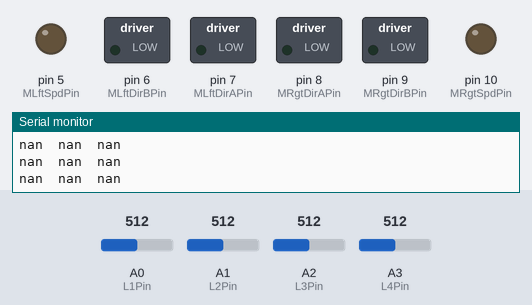
The sketch below on a simulated Arduino Uno, built with avr-gcc and run on an emulated ATmega328P. Parts: switched loads named in the sketch (green lamp = pin HIGH), output pins drawn as LEDs (lit = HIGH), the last lines printed to the serial monitor. The test bench sets the inputs (shaded band); at power-on: A0 (L1Pin) = 512, A2 (L3Pin) = 512, A1 (L2Pin) = 512, A3 (L4Pin) = 512.

Above: at 7.2 s.
7.3 s: A0 (L1Pin) set to 527
At 8.5 s:
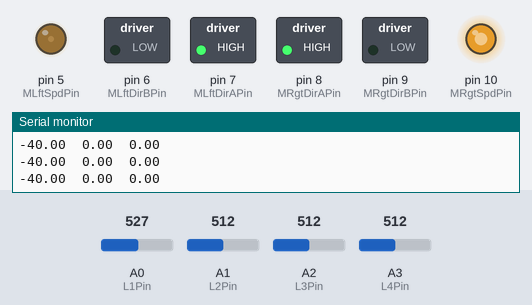
8.8 s: A2 (L3Pin) set to 716
At 9.3 s:
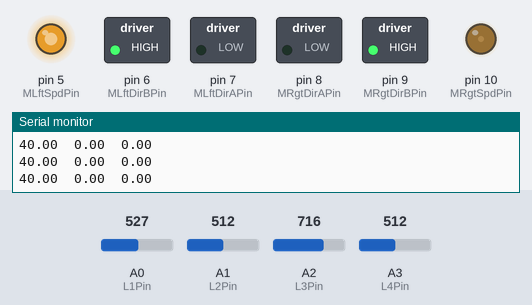
10.3 s: A2 (L3Pin) set to 306
At 10.6 s:
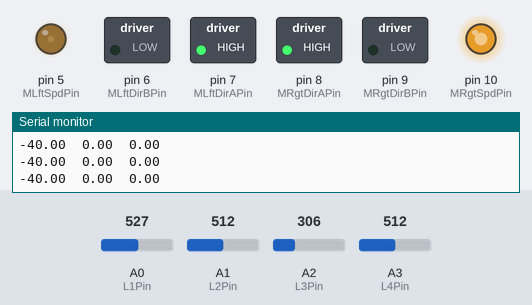
11.8 s: A1 (L2Pin) set to 306
At 13.0 s:
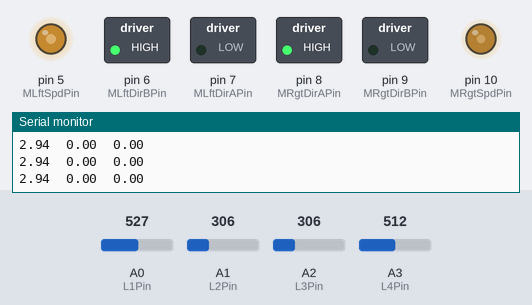
13.3 s: A1 (L2Pin) set to 302
At 14.3 s:
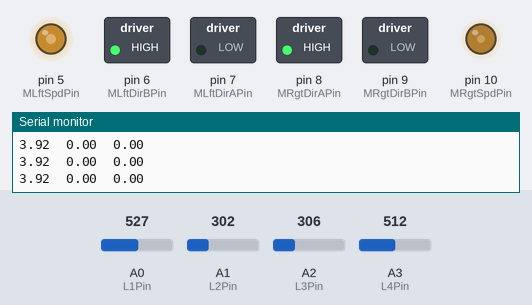
Timing chart, 0 to 15.8 s (numbered marks = the images above; inputs shaded):
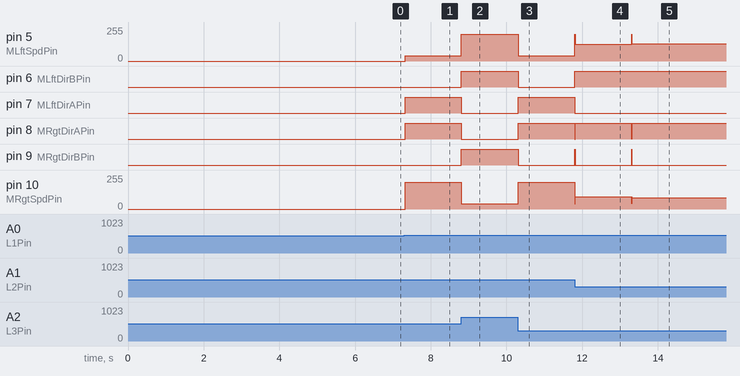

Measured:
- the behaviour switches between 512 and 513 on A0 (L1Pin) (found by bisection; images 0 and 1)
- after the input at 7.3 s, pin 5 (MLftSpdPin): 0/255 → 38/255 at once; pin 7 (MLftDirAPin), pin 8 (MRgtDirAPin): LOW → HIGH at once; pin 10 (MRgtSpdPin): 0/255 → 200/255 at once
- after the input at 8.8 s, pin 5 (MLftSpdPin): 38/255 → 200/255 at once; pin 6 (MLftDirBPin), pin 9 (MRgtDirBPin): LOW → HIGH at once; pin 7 (MLftDirAPin), pin 8 (MRgtDirAPin): HIGH → LOW at once; pin 10 (MRgtSpdPin): 200/255 → 38/255 at once
- after the input at 10.3 s, pin 5 (MLftSpdPin): 200/255 → 38/255 at once; pin 6 (MLftDirBPin), pin 9 (MRgtDirBPin): HIGH → LOW at once; pin 7 (MLftDirAPin), pin 8 (MRgtDirAPin): LOW → HIGH at once; pin 10 (MRgtSpdPin): 38/255 → 200/255 at once
- after the input at 11.8 s, pin 5 (MLftSpdPin): 38/255 → 126/255 at once; pin 6 (MLftDirBPin): LOW → HIGH at once; pin 7 (MLftDirAPin): HIGH → LOW at once; pin 8 (MRgtDirAPin): HIGH → LOW at once, → HIGH 0.01 s later; pin 9 (MRgtDirBPin): LOW → HIGH at once, → LOW 0.01 s later
- after the input at 13.3 s, pin 5 (MLftSpdPin): 126/255 → 129/255 at once; pin 8 (MRgtDirAPin): HIGH → LOW at once, → HIGH 0.01 s later; pin 9 (MRgtDirBPin): LOW → HIGH at once, → LOW 0.01 s later; pin 10 (MRgtSpdPin): 92/255 → 84/255 at once

The sketch:

line_follower.ino
```cpp
#include <Arduino.h>
#include <QTRSensors.h>
#include "User_Setup.h"
#include "macro.hpp"
#include "config.hpp"
#include "line_sensor.hpp"
#include "motor.hpp"
#include "pid.hpp"


void setup() {
    Serial.begin(115200);
//    while(1) {
//        delay(100);
//        char buff[44];
//        sprintf(buff, "%d %d %d %d", analogRead(A0), analogRead(A1), analogRead(A2), analogRead(A3));
//        Serial.println(buff);
//    }

    line::line_sensor_init();
    motor::motor_init();
    pid::pid_init();

    Serial.println("Start robot!!");
}

void loop() {

    static fime_t last_print = micros();
    if( micros() - last_print > 10000) {
        last_print = micros();

        float pose = -100*(float)line::getLinePos();


        float rotate = pid::getOutput(pose, 0);
        rotate = constrain(rotate, -_limitOutput, _limitOutput);
//        _baseSpeed= 0;
        float leftOut = constrain(_baseSpeed + rotate, -1, 1.0);
        float rightOut = constrain(_baseSpeed - rotate, -1, 1.0);
        motor::motor_cmd(leftOut, rightOut);

//        char buff[44];
//        sprintf(buff, "%d, %d, %d, %d, %d\n", (int)normVal[0], (int)normVal[1], (int)normVal[2], (int)normVal[3], (int)pose);
//        Serial.println(pose);
//        Serial.println(line::getError());

//        Serial.print(pose);
//        Serial.print("\t");
//        Serial.print(rotate);
//        Serial.print("\t");
//        Serial.print(_baseSpeed + rotate);
//        Serial.print("\t");
//        Serial.println(_baseSpeed - rotate);
    }
//
//    motor::motor_cmd(1, 1);
//    delay(1000);
//    motor::motor_cmd(0, 1);
//    delay(1000);
//    motor::motor_cmd(1, 0);
//    delay(1000);
//    motor::motor_cmd(0, 0);
//    delay(5000);
}
```

User_Setup.h
```cpp
#ifdef _UNTITLED_USER_SETUP_H_
#define _UNTITLED_USER_SETUP_H_

#endif //_UNTITLED_USER_SETUP_H_
```

line_sensor.hpp
```cpp
//
// Created by fx on 22/8/2562.
//

#ifndef LINE_FOLLOWER_LINE_SENSOR_HPP
#define LINE_FOLLOWER_LINE_SENSOR_HPP


namespace line {

    void line_sensor_init() {
        qtr.setTypeAnalog();
        qtr.setSensorPins((const uint8_t[]){A0, A1, A2, A3/*, A4*/}, _SensorCount);
        qtr.setEmitterPin(2);

        // analogRead() takes about 0.1 ms on an AVR.
        // 0.1 ms per sensor * 4 samples per sensor read (default) * 6 sensors
        // * 10 reads per calibrate() call = ~24 ms per calibrate() call.
        // Call calibrate() 400 times to make calibration take about 10 seconds.
        for (uint16_t i = 0; i < 200; i++)
        {
            qtr.calibrate();
        }
        digitalWrite(LED_BUILTIN, LOW); // turn off Arduino's LED to indicate we are through with calibration

        // print the calibration minimum values measured when emitters were on
        for (uint8_t i = 0; i < _SensorCount; i++)
        {
            Serial.print(qtr.calibrationOn.minimum[i]);
            Serial.print(' ');
        }
        Serial.println();

        // print the calibration maximum values measured when emitters were on
        for (uint8_t i = 0; i < _SensorCount; i++)
        {
            Serial.print(qtr.calibrationOn.maximum[i]);
            Serial.print(' ');
        }
        Serial.println();
        Serial.println();
        delay(1000);

        Serial.println("line sensor inited");
    }

    static inline float getLinePos() {
        //Calculate line pos
        int16_t line_pos = qtr.readLineBlack(sensorValues);

        static int16_t max_val = INT16_MIN;
        static int16_t min_val = INT16_MAX;
        if(max_val < line_pos) max_val = line_pos;
        if(min_val > line_pos) min_val = line_pos;

        float out = (line_pos - 0.5*(max_val+min_val))/(max_val - min_val);

        return out;
    }

//    void line_sensor_init() {
//        int senmax[NUM_SEN] = {800,800,800,800,800};
//        int senmin[NUM_SEN] = {200,200,200,200,200};
//        memcpy(&_sens_max, &senmax, sizeof(_sens_max)/sizeof(_sens_max[0]));
//        memcpy(&_sens_min, &senmin, sizeof(_sens_min)/sizeof(_sens_min[0]));
//
//        Serial.println("line sensor inited");
//    }
//
//    static inline float getLinePos() {
//        //Calculate line pos
//        int16_t line_pos = qtr.readLineBlack(sensorValues);
//
//        static int16_t max_val = INT16_MIN;
//        static int16_t min_val = INT16_MAX;
//        if(max_val < line_pos) max_val = line_pos;
//        if(min_val > line_pos) min_val = line_pos;
//
//        float out = (line_pos - 0.5*(max_val+min_val))/(max_val - min_val);
//
//        return out;
//    }


}


#endif //LINE_FOLLOWER_LINE_SENSOR_HPP
```

macro.hpp
```cpp
//
// Created by fx on 22/8/2562.
//

#ifndef LINE_FOLLOWER_MACRO_HPP
#define LINE_FOLLOWER_MACRO_HPP


typedef uint64_t fime_t;
template <typename type>
type sign(type value) {
    return type((value>0)-(value<0));
}


#endif //LINE_FOLLOWER_MACRO_HPP
```

motor.hpp
```cpp
//
// Created by fx on 22/8/2562.
//

#ifndef LINE_FOLLOWER_MOTOR_HPP
#define LINE_FOLLOWER_MOTOR_HPP


namespace motor {


    void motor_init() {
        pinMode(MLftDirAPin, OUTPUT);
        pinMode(MLftDirBPin, OUTPUT);
        pinMode(MLftSpdPin, OUTPUT);
        pinMode(MRgtDirAPin, OUTPUT);
        pinMode(MRgtDirBPin, OUTPUT);
        pinMode(MRgtSpdPin, OUTPUT);
        Serial.println("Motor inited");
    }

    static inline void changeSpeed(const int& pin, const float& normVal) {
        int servoOut;
        servoOut = (normVal*255.0);
        analogWrite(pin, servoOut);
    }

    /**
     * Motor out using norm spd of each motor.
     * @param leftspd [-1.0, 1.0]
     * @param rightspd [-1.0, 1.0]
     */
    static inline void motor_cmd(const float& leftspd, const float& rightspd) {

        //Check direction from spd >0 forward, <0 backward, 0 stop
        digitalWrite( MLftDirAPin, (MLftRev ? sign(leftspd)>0 : sign(leftspd)<0) );
        digitalWrite( MLftDirBPin, (MLftRev ? sign(leftspd)<0 : sign(leftspd)>0));
        digitalWrite( MRgtDirAPin, (MRgtRev ? sign(rightspd)>0 : sign(rightspd)<0) );
        digitalWrite( MRgtDirBPin, (MRgtRev ? sign(rightspd)<0 : sign(rightspd)>0) );

        float Lout = constrain( fabs(leftspd*1000), 0, 1000)/1000.0;
        float Rout = constrain( fabs(rightspd*1000), 0, 1000)/1000.0;
        Lout =  Lout * ((float)_leftMotorLimit)/1000.0;
        Rout =  Rout * ((float)_rightMotorLimit)/1000.0;

//        changeSpeed(MLftSpdPin, Lout);
//        changeSpeed(MRgtSpdPin, Rout);

        // if difference is too much - decrease using a factor to a decent level

        if(Lout - Rout > _max_mot_diff)
        {
            Lout -= (Lout - Rout)/_factor_diff;
        }
        else if(Rout - Lout > _max_mot_diff)
        {
            Rout -= (Rout - Lout)/_factor_diff;
        }


        analogWrite(MLftSpdPin, Lout*255.0);
        analogWrite(MRgtSpdPin, Rout*255.0);

//        Serial.print(Lout);
//        Serial.print("\t");
//        Serial.println(Rout);
    }
}


#endif //LINE_FOLLOWER_MOTOR_HPP
```

pid.hpp
```cpp
//
// Created by fx on 22/8/2562.
//

#ifndef LINE_FOLLOWER_PID_HPP
#define LINE_FOLLOWER_PID_HPP

namespace pid {
    static inline void  pid_init() {
        Serial.println("pid inited");
    }
    static inline float getOutput(const float& input, const float& ref) {
        float error = ref - input;
        static float prev_error = error;
        error = constrain(error, -_limitError, _limitError);
        float d_error = constrain(error - prev_error, -_limitDError, _limitDError);
        prev_error = error;

        Serial.print(error);
        Serial.print("\t");
        Serial.print(d_error );
        Serial.print("\t");
        Serial.println(_Kd*d_error );
        return _Kp*error + _Kd*d_error;
    }
}


#endif //LINE_FOLLOWER_PID_HPP
```

config.hpp
```cpp
//
// Created by fx on 22/8/2562.
//

#ifndef LINE_FOLLOWER_CONFIG_HPP
#define LINE_FOLLOWER_CONFIG_HPP

//Tuner
#define NUM_SEN 4


//Pid gain
float _Kp = 0.03;
float _Kd = 1.0;
float _baseSpeed = 0.45;
float _limitError = 40;
float _limitDError = 40;
float _limitOutput = 0.6;


//Motor limit
uint16_t _leftMotorLimit = 1000; //0-1000
uint16_t _rightMotorLimit = 1000; //0-1000
float _max_mot_diff = 40/255.0;
float _factor_diff = 4;


//Pin setup
uint8_t LedPIN = 13;

//Motor pin setup
uint8_t MLftDirAPin = 7;
uint8_t MLftDirBPin = 6;
uint8_t MLftSpdPin = 5;
bool  MLftRev = false;


uint8_t MRgtDirAPin = 8;
uint8_t MRgtDirBPin = 9;
uint8_t MRgtSpdPin = 10;
bool  MRgtRev = true;

//Line detector Pin setup

QTRSensors qtr;
const uint8_t _SensorCount = 4;
uint16_t sensorValues[_SensorCount];
uint8_t L1Pin = A0;
uint8_t L2Pin = A1;
uint8_t L3Pin = A2;
uint8_t L4Pin = A3;
uint8_t L5Pin = A4;
int _sens_min[NUM_SEN];
int _sens_max[NUM_SEN];


#endif //LINE_FOLLOWER_CONFIG_HPP
```
